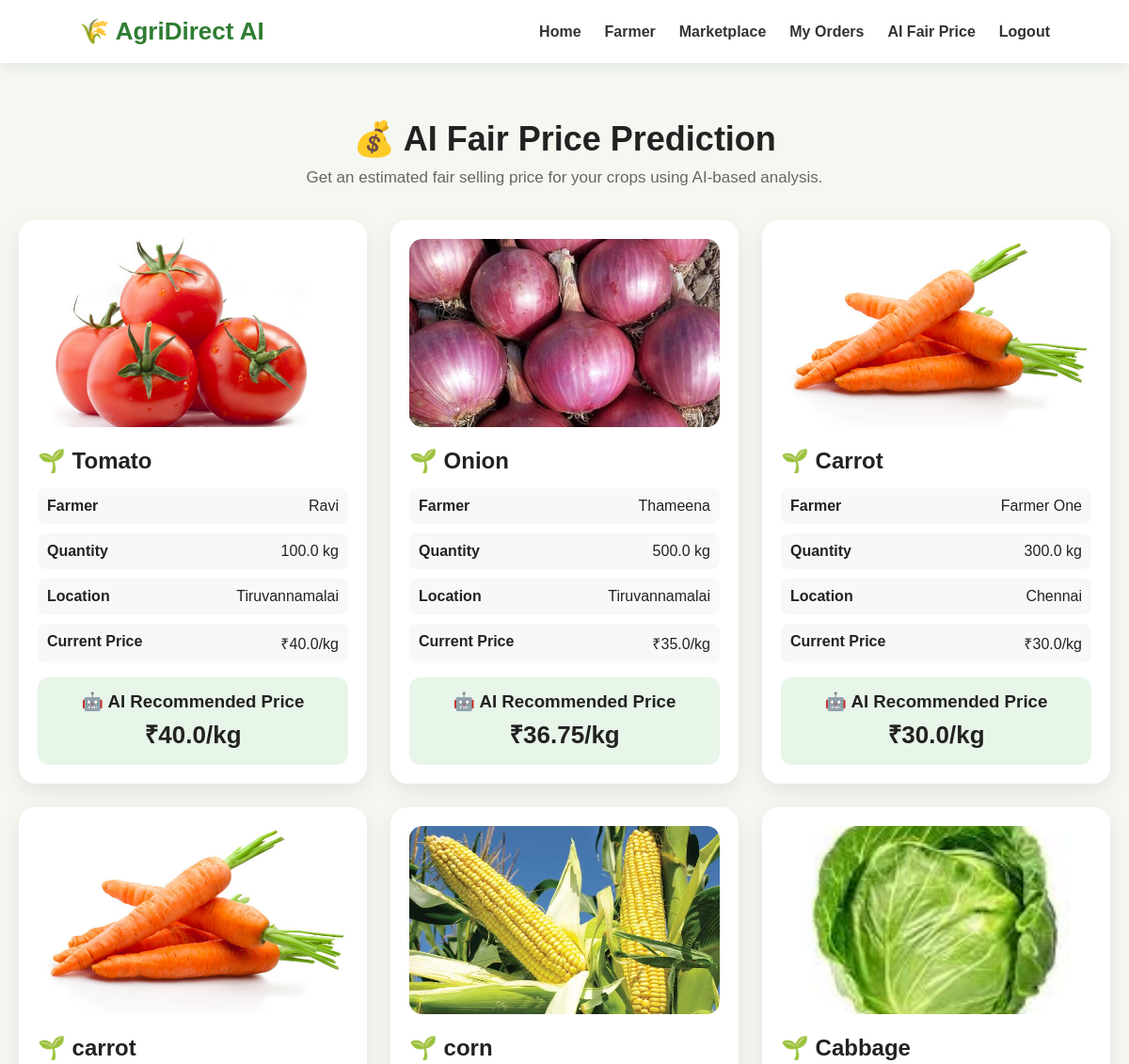
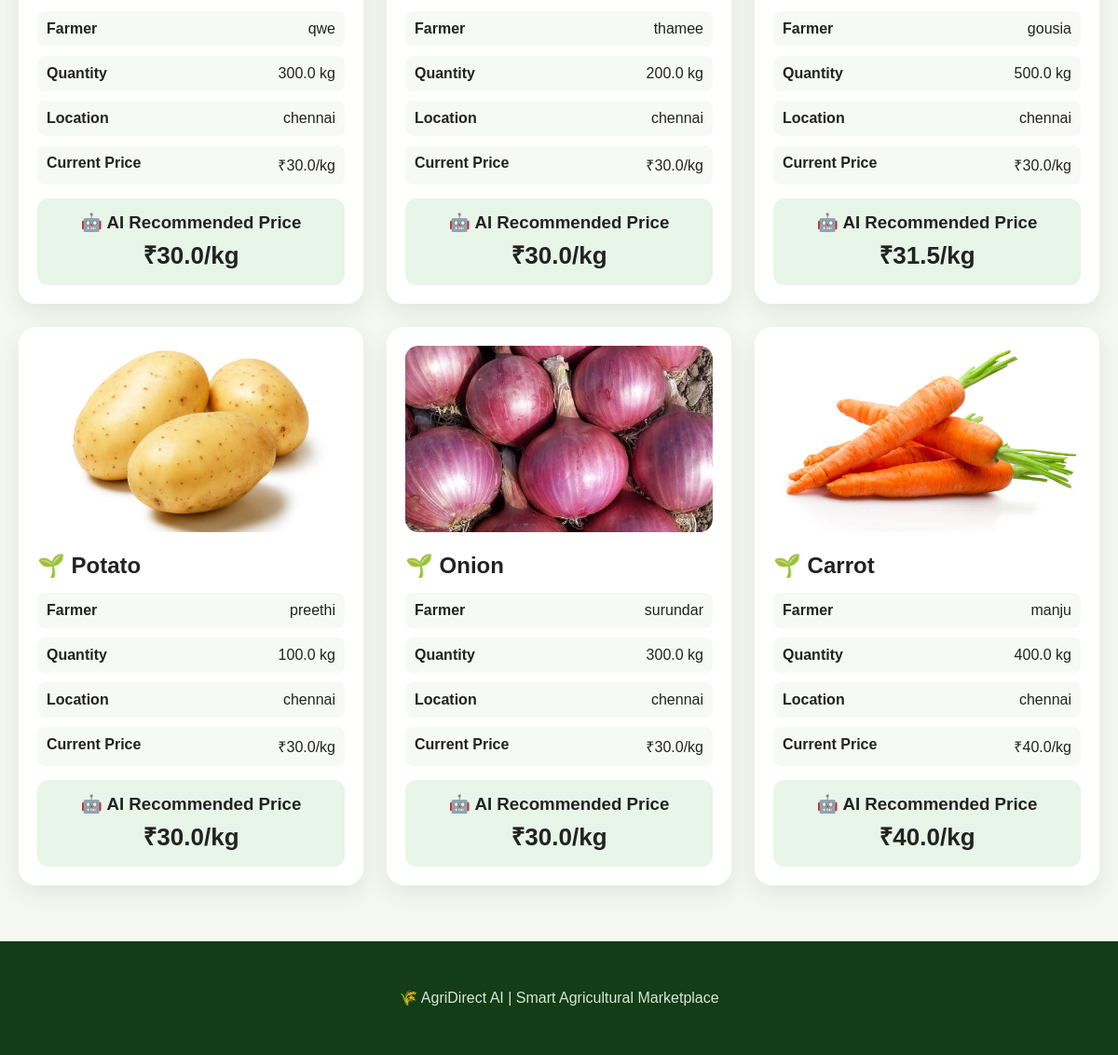
/fair-price/ (signed in), run on the app's committed database (2 pictures, top to bottom).
### marketplace/models.py (models this page shows, shortened)
class Crop(models.Model):
    farmer = models.ForeignKey(
        User,
        on_delete=models.CASCADE,
        null=True,
        blank=True
    )
    farmer_name = models.CharField(max_length=100)
    crop_name = models.CharField(max_length=100)
    quantity = models.FloatField()
    price = models.FloatField()
    location = models.CharField(max_length=100)
    description = models.TextField(blank=True)
    created_at = models.DateTimeField(auto_now_add=True)
    @property
    def image_filename(self):
        image_map = {
            "tomato": "tomato.jpg",
            "onion": "onion.jpg",
            "carrot": "carrot.jpg",
            "beetroot": "beetroot.jpg",
            "cabbage": "cabbage.jpg",
            "cauliflower": "cauliflower.jpg",
            "corn": "corn.jpg",
            "drumstick": "drumstick.jpg",
            "lady finger": "lady finger.jpg",
            "potato": "potato.jpg",
        }
        return image_map.get(
            self.crop_name.lower().strip(),
            "tomato.jpg"
        )

### marketplace/views.py (the view)
# urls.py: path('fair-price/', views.fair_price, name='fair_price'),
@login_required(login_url='/login/')
def fair_price(request):
    crops = Crop.objects.all()
    for crop in crops:
        if crop.quantity >= 1000:
            recommended_price = (
                crop.price * 1.10
            )
        elif crop.quantity >= 500:
            recommended_price = (
                crop.price * 1.05
            )
        else:
            recommended_price = crop.price
        crop.recommended_price = round(
            recommended_price,
            2
        )
    return render(
        request,
        'marketplace/fair_price.html',
        {
            'crops': crops
        }
    )

### marketplace/templates/marketplace/fair_price.html (shortened to what this page needs)
{% load static %}
<!DOCTYPE html>
<html lang="en">
<head>
    <link rel="stylesheet"
          href="{% static 'marketplace/style.css' %}">
</head>
<body>
    <nav>
        <div class="logo">
            🌾 AgriDirect AI
        </div>
        <div class="nav-links">
            <a href="/">Home</a>
            <a href="/farmer/">Farmer</a>
            <a href="/buyer/">Marketplace</a>
            <a href="/orders/">My Orders</a>
            <a href="/fair-price/">AI Fair Price</a>
            <a href="/logout/">Logout</a>
        </div>
    </nav>
    <div class="price-container">
        <div class="price-header">
            <h1>
                💰 AI Fair Price Prediction
            </h1>
            <p>
                Get an estimated fair selling price
                for your crops using AI-based analysis.
            </p>
        </div>
        {% if crops %}
        <div class="price-grid">
            {% for crop in crops %}
            <div class="price-card">
                <img
                    src="{% static 'marketplace/images/' %}{{ crop.image_filename }}"
                    alt="{{ crop.crop_name }}"
                    class="crop-image"
                >
                <h2>
                    🌱 {{ crop.crop_name }}
                </h2>
                <div class="price-info">
                    <div class="price-row">
                        <strong>Farmer</strong>
                        <span>
                            {{ crop.farmer_name }}
                        </span>
                    </div>
                    <div class="price-row">
                        <strong>Quantity</strong>
                        <span>
                            {{ crop.quantity }} kg
                        </span>
                    </div>
                    <div class="price-row">
                        <strong>Location</strong>
                        <span>
                            {{ crop.location }}
                        </span>
                    </div>
                    <div class="price-row">
                        <strong>Current Price</strong>
                        <span>
                            ₹{{ crop.price }}/kg
                        </span>
                    </div>
                </div>
                <div class="recommended">
                    <h3>
                        🤖 AI Recommended Price
                    </h3>
                    <div class="recommended-price">
                        ₹{{ crop.recommended_price }}/kg
                    </div>
                </div>
            </div>
            {% endfor %}
        </div>
        {% endif %}
    </div>
    <footer>
        <p>
            🌾 AgriDirect AI
            | Smart Agricultural Marketplace
        </p>
    </footer>
</body>
</html>

### marketplace/static/marketplace/style.css (style rules this page uses)
* { margin: 0; padding: 0; box-sizing: border-box; }
body { font-family: Arial, sans-serif; background: #f4f8f1; color: #222; }
nav { display: flex; justify-content: space-between; align-items: center; padding: 18px 7%; background: white; box-shadow: 0 3px 15px rgba(0, 0, 0, 0.08); position: sticky; top: 0; z-index: 100; }
.logo { font-size: 26px; font-weight: bold; color: #2e7d32; }
.nav-links { display: flex; align-items: center; }
nav a { text-decoration: none; color: #333; margin-left: 25px; font-weight: 600; transition: 0.3s; }
footer { padding: 40px 8%; text-align: center; background: #123d16; color: white; }
footer p { color: #d7e6d8; margin: 8px 0; line-height: 1.6; }

### marketplace/templates/marketplace/fair_price.html (style rules this page uses)
.price-container { max-width: 1200px; margin: 40px auto; padding: 20px; }
.price-header { text-align: center; margin-bottom: 35px; }
.price-header h1 { font-size: 36px; margin-bottom: 10px; }
.price-header p { color: #666; font-size: 17px; }
.price-grid { display: grid; grid-template-columns: repeat( auto-fit, minmax(300px, 1fr) ); gap: 25px; }
.price-card { background: white; border-radius: 18px; padding: 20px; box-shadow: 0 8px 25px rgba(0,0,0,0.08); transition: 0.3s; }
.crop-image { width: 100%; height: 200px; object-fit: cover; border-radius: 14px; margin-bottom: 18px; }
.price-card h2 { margin-bottom: 15px; }
.price-info { display: grid; gap: 10px; }
.price-row { display: flex; justify-content: space-between; padding: 10px; background: #f7f9f7; border-radius: 8px; }
.price-row strong { font-weight: 600; }
.recommended { margin-top: 15px; padding: 15px; background: #e8f5e9; border-radius: 12px; text-align: center; }
.recommended h3 { margin-bottom: 5px; }
.recommended-price { font-size: 26px; font-weight: bold; }

### data on the page
Crop: shows a picture, crop_name "Tomato", farmer_name "Ravi", quantity "100.0", location "Tiruvannamalai", price "40.0", recommended_price "40.0"
Crop: crop_name "Onion", farmer_name "Thameena", quantity "500.0", location "Tiruvannamalai", price "35.0", recommended_price "36.75"
Crop: crop_name "Carrot", farmer_name "Farmer One", quantity "300.0", location "Chennai", price "30.0", recommended_price "30.0"
Crop: image_filename (picture), crop_name "carrot", farmer_name "qwe", quantity "300.0", location "chennai", price "30.0", recommended_price "30.0"
Crop: image_filename (picture), crop_name "corn", farmer_name "thamee", quantity "200.0", location "chennai", price "30.0", recommended_price "30.0"
Crop: shows a picture, crop_name "Cabbage", farmer_name "gousia", quantity "500.0", location "chennai", price "30.0", recommended_price "31.5"
Crop: shows a picture, crop_name "Potato", farmer_name "preethi", quantity "100.0", location "chennai", price "30.0", recommended_price "30.0"
Crop: crop_name "Onion", farmer_name "surundar", quantity "300.0", location "chennai", price "30.0", recommended_price "30.0"
Crop: crop_name "Carrot", farmer_name "manju", quantity "400.0", location "chennai", price "40.0", recommended_price "40.0"
